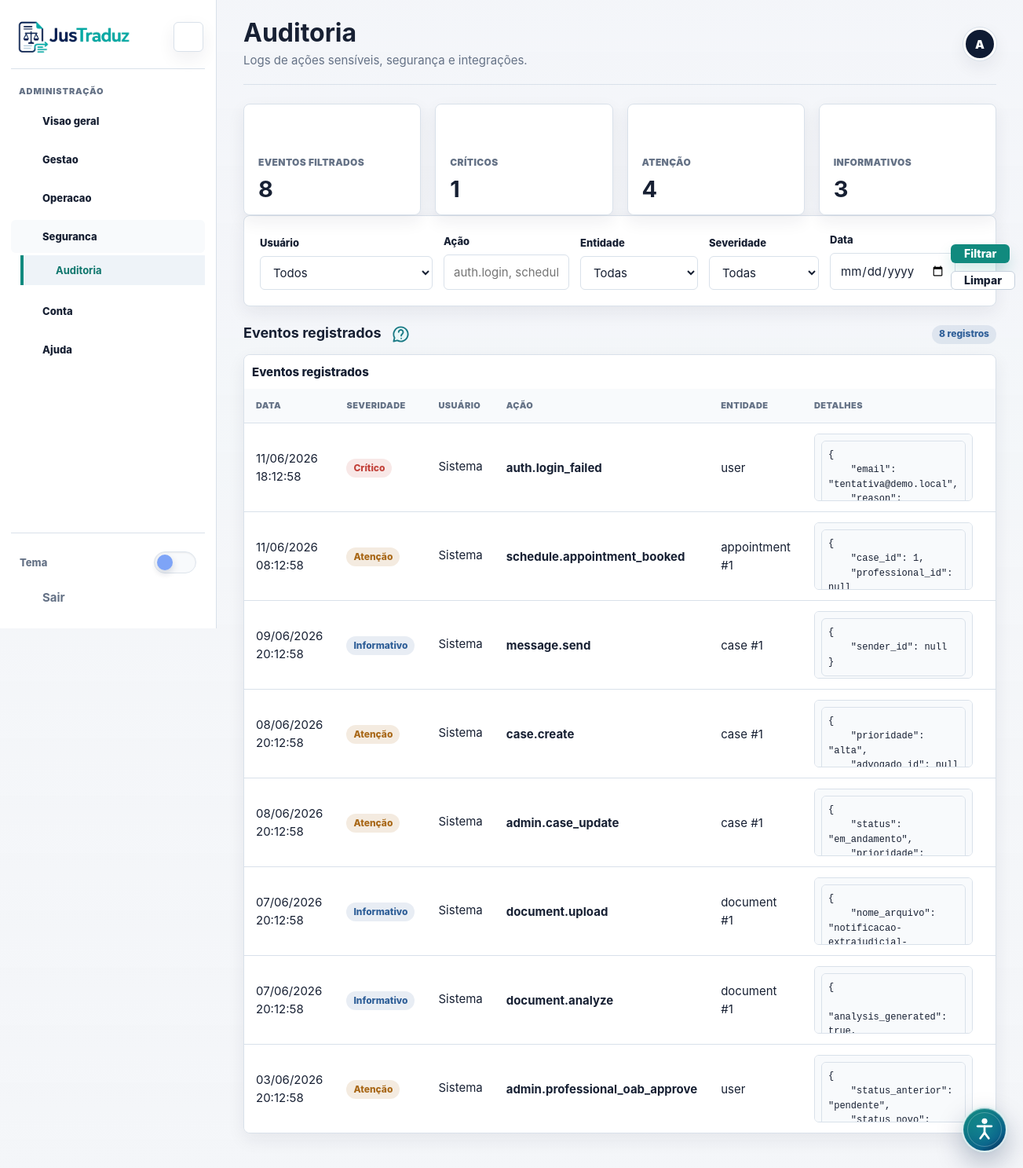
Page /frontend/admin/auditoria.php (signed in) on the committed database.
### tables this page shows
CREATE TABLE IF NOT EXISTS audit_logs (
    id INT AUTO_INCREMENT PRIMARY KEY,
    user_id INT NULL,
    action VARCHAR(100) NOT NULL,
    entity_type VARCHAR(80),
    entity_id INT NULL,
    details JSON NULL,
    ip_address VARCHAR(45),
    user_agent VARCHAR(255),
    created_at TIMESTAMP DEFAULT CURRENT_TIMESTAMP,
    FOREIGN KEY (user_id) REFERENCES users(id) ON DELETE SET NULL,
    INDEX idx_audit_action (action, created_at),
    INDEX idx_audit_user (user_id, created_at),
    INDEX idx_audit_entity (entity_type, entity_id)
) DEFAULT CHARSET=utf8mb4;

### frontend/admin/auditoria.php (called while the page is built)
<?php
require dirname(__DIR__) . '/pages/admin/auditoria.php';

### frontend/app/support/database.php (called while the page is built, shortened)
<?php
function fetch_all(PDO $pdo, string $sql, array $params = []): array
{
    $stmt = $pdo->prepare($sql);
    $stmt->execute($params);
    return $stmt->fetchAll();
}

### frontend/app/support/http.php (called while the page is built, shortened)
<?php
function e(?string $value): string
{
    return htmlspecialchars((string) $value, ENT_QUOTES, 'UTF-8');
}

### frontend/pages/admin/auditoria.php (the view, shortened to what this page needs)
<?php
require_once dirname(__DIR__, 2) . '/app/bootstrap.php';
function audit_severity(string $action): string
{
    if (str_contains($action, 'failed') || str_contains($action, 'error') || str_contains($action, 'delete')) {
        return 'critical';
    }
    if (str_starts_with($action, 'admin.') || str_starts_with($action, 'case.') || str_starts_with($action, 'schedule.')) {
        return 'warning';
    }
    return 'info';
}
function audit_severity_label(string $severity): string
{
    return match ($severity) {
        'critical' => 'Crítico',
        'warning' => 'Atenção',
        default => 'Informativo',
    };
}
function audit_severity_badge(string $severity): string
{
    return match ($severity) {
        'critical' => 'badge-danger',
        'warning' => 'badge-warning',
        default => 'badge-info',
    };
}
function audit_pretty_details(?string $details): string
{
    $details = trim((string) $details);
    $decoded = json_decode($details, true);
    return json_encode($decoded, JSON_PRETTY_PRINT | JSON_UNESCAPED_UNICODE | JSON_UNESCAPED_SLASHES) ?: '{}';
}
$action = trim((string) ($_GET['action'] ?? ''));
$date = trim((string) ($_GET['date'] ?? ''));
$params = [];
$sql = 'SELECT a.*, u.nome, u.email
        FROM audit_logs a
        LEFT JOIN users u ON u.id = a.user_id';
$sql .= ' ORDER BY a.created_at DESC LIMIT 300';
$logs = fetch_all($pdo, $sql, $params);
$criticalCount = count(array_filter($logs, static fn ($log): bool => audit_severity((string) $log['action']) === 'critical'));
$warningCount = count(array_filter($logs, static fn ($log): bool => audit_severity((string) $log['action']) === 'warning'));
$infoCount = max(0, count($logs) - $criticalCount - $warningCount);
?>
<!DOCTYPE html>
<html lang="pt-BR">
<head>
  <link rel="stylesheet" href="../assets/css/style.css?v=sidebar-open-button-1">
</head>
<body>
  <div class="app-shell admin-shell">
    <main class="app-main">
      <section class="grid grid-4">
        <?= stat_card('Eventos filtrados', count($logs), 'shield') ?>
        <?= stat_card('Críticos', $criticalCount, 'lock') ?>
        <?= stat_card('Atenção', $warningCount, 'help') ?>
        <?= stat_card('Informativos', $infoCount, 'chart') ?>
      </section>
      <form class="card audit-filter audit-filter-wide" method="get">
        <div class="field">
          <label for="user_id">Usuário</label>
          <select class="select" id="user_id" name="user_id">
            <option value="">Todos</option>
          </select>
        </div>
        <div class="field">
          <label for="action">Ação</label>
          <input class="input" id="action" name="action" value="<?= e($action) ?>" placeholder="auth.login, schedule...">
        </div>
        <div class="field">
          <label for="entity_type">Entidade</label>
          <select class="select" id="entity_type" name="entity_type">
            <option value="">Todas</option>
          </select>
        </div>
        <div class="field">
          <label for="severity">Severidade</label>
          <select class="select" id="severity" name="severity">
            <option value="">Todas</option>
          </select>
        </div>
        <div class="field">
          <label for="date">Data</label>
          <input class="input" id="date" name="date" type="date" value="<?= e($date) ?>">
        </div>
        <div class="form-actions">
          <button class="btn btn-primary" type="submit">Filtrar</button>
          <a class="btn btn-outline" href="auditoria.php">Limpar</a>
        </div>
      </form>
      <section class="dash-section">
        <div class="dash-section-title">
          <h2>Eventos registrados</h2>
          <span class="badge badge-info"><?= e((string) count($logs)) ?> registros</span>
        </div>
        <?php if (!$logs): ?>
          <?= empty_state('Nenhum log encontrado para os filtros selecionados.') ?>
        <?php else: ?>
          <div class="table-wrap">
            <table class="table audit-table">
              <thead><tr><th>Data</th><th>Severidade</th><th>Usuário</th><th>Ação</th><th>Entidade</th><th>Detalhes</th><th>Origem</th></tr></thead>
              <tbody>
                <?php foreach ($logs as $log): ?>
                  <?php $severity = audit_severity((string) $log['action']); ?>
                  <tr>
                    <td><?= e(date('d/m/Y H:i:s', strtotime($log['created_at']))) ?></td>
                    <td><span class="badge <?= e(audit_severity_badge($severity)) ?>"><?= e(audit_severity_label($severity)) ?></span></td>
                    <td><?= e($log['nome'] ?: 'Sistema') ?><span class="table-subtext"><?= e($log['email'] ?? '') ?></span></td>
                    <td><strong><?= e($log['action']) ?></strong></td>
                    <td><?= e(($log['entity_type'] ?: '-') . ($log['entity_id'] ? ' #' . $log['entity_id'] : '')) ?></td>
                    <td><pre class="audit-json"><code><?= e(audit_pretty_details($log['details'] ?? null)) ?></code></pre></td>
                    <td><?= e($log['ip_address'] ?: '-') ?><span class="table-subtext"><?= e($log['user_agent'] ?: '') ?></span></td>
                  </tr>
                <?php endforeach; ?>
              </tbody>
            </table>
          </div>
        <?php endif; ?>
      </section>
    </main>
  </div>
</body>
</html>

### frontend/assets/css/base.css (style rules this page uses)
:root { --navy: #172033; --navy-2: #24324a; --teal: #118a7e; --teal-2: #0f766d; --mint: #e8f6f4; --bg: #f4f6f9; --surface: #ffffff; --surface-2: #f8fafc; --surface-3: #eef3f8; --line: #d9e1ea; --line-strong: #c6d1dd; --text: #172033; --muted: #657286; --danger: #c2413a; --warning: #a86716; --success: #147b5d; --info: #2f5f98; --shadow: 0 22px 48px rgba(23, 32, 51, .12); --shadow-sm: 0 8px 22px rgba(23, 32, 51, .07); --avatar-bg: #0f1b33; --avatar-text: #ffffff; --avatar-ring: #ffffff; --radius: 8px; --radius-sm: 6px; --font: "Inter", "Segoe UI", Roboto, Arial, sans-serif; }
* { box-sizing: border-box; }
html { scroll-behavior: smooth; }
body { margin: 0; min-height: 100vh; background: var(--bg); color: var(--text); font-family: var(--font); font-size: 15px; line-height: 1.55; text-rendering: optimizeLegibility; }
a { color: inherit; text-decoration: none; }
button, input, select, textarea { font: inherit; }
button { cursor: pointer; }
.btn { display: inline-flex; align-items: center; justify-content: center; min-height: 40px; padding: 0 18px; border-radius: var(--radius-sm); border: 1px solid transparent; font-size: 14px; font-weight: 700; transition: transform .2s ease, box-shadow .2s ease, background-color .2s ease, border-color .2s ease, color .2s ease; }
.btn-primary { background: var(--teal); color: #fff; border-color: var(--teal); box-shadow: 0 10px 22px rgba(17, 138, 126, .18); }
.btn-outline { background: var(--surface); color: var(--navy); border-color: var(--line-strong); }
.badge { display: inline-flex; align-items: center; border-radius: 999px; padding: 5px 10px; font-size: 12px; font-weight: 800; }
.grid { display: grid; gap: 18px; isolation: isolate; }
.grid-4 { grid-template-columns: repeat(4, 1fr); }
.card { background: var(--surface); border: 1px solid var(--line); border-radius: 12px; padding: 22px; box-shadow: 0 1px 0 rgba(23, 32, 51, .02); }
.form-actions { display: flex; }

### frontend/assets/css/layout.css (style rules this page uses)
.grid { display: grid; gap: 18px; }
.grid-4 { grid-template-columns: repeat(4, minmax(0, 1fr)); }

### frontend/assets/css/dashboard.css (style rules this page uses)
.app-shell { --sidebar-width: 276px; --sidebar-collapsed-width: 78px; display: grid; grid-template-columns: var(--sidebar-width) minmax(0, 1fr); min-height: 100vh; background: linear-gradient(180deg, color-mix(in srgb, var(--bg) 92%, transparent), var(--bg)), var(--bg); }
.app-shell.sidebar-ready { transition: grid-template-columns .24s cubic-bezier(.2, .8, .2, 1); }
.app-main { min-width: 0; max-width: 1480px; width: 100%; margin: 0 auto; padding: 28px 34px 44px; }
.dash-section { margin-top: 22px; }
.dash-section-title { display: flex; justify-content: space-between; align-items: center; gap: 14px; margin-bottom: 12px; }
.dash-section-title h2 { margin: 0; color: var(--navy); font-size: 18px; line-height: 1.25; }
.audit-filter-wide { grid-template-columns: minmax(220px, 1.2fr) minmax(160px, .8fr) minmax(150px, .7fr) minmax(140px, .7fr) minmax(140px, .6fr) auto; }
.table td strong { display: block; color: var(--navy); }

### frontend/assets/css/accessibility.css (style rules this page uses)
button, .btn, input[type="checkbox"], input[type="radio"], .social-icon, .help-dot { min-width: 24px; min-height: 24px; }

### rows in the picture
audit_logs: created_at "11/06/2026 18:12:58", action "Crítico", nome "Sistema", action "auth.login_failed", entity_type "user", details "{ \"email\": \"tentativa@demo.local\", \"reason\":…"
audit_logs: created_at "11/06/2026 08:12:58", action "Atenção", nome "Sistema", action "schedule.appointment_booked", entity_type+entity "appointment #1", details "{ \"case_id\": 1, \"professional_id\": null…"
audit_logs: created_at "09/06/2026 20:12:58", action "Informativo", nome "Sistema", action "message.send", entity_type+entity "case #1", details "{ \"sender_id\": null }"
audit_logs: created_at "08/06/2026 20:12:58", action "Atenção", nome "Sistema", action "case.create", entity_type+entity "case #1", details "{ \"prioridade\": \"alta\", \"advogado_id\": null…"
audit_logs: created_at "08/06/2026 20:12:58", action "Atenção", nome "Sistema", action "admin.case_update", entity_type+entity "case #1", details "{ \"status\": \"em_andamento\", \"prioridade\":…"
audit_logs: created_at "07/06/2026 20:12:58", action "Informativo", nome "Sistema", action "document.upload", entity_type+entity "document #1", details "{ \"nome_arquivo\":…"
audit_logs: created_at "07/06/2026 20:12:58", action "Informativo", nome "Sistema", action "document.analyze", entity_type+entity "document #1", details "{ \"analysis_generated\": true,…"
audit_logs: created_at "03/06/2026 20:12:58", action "Atenção", nome "Sistema", action "admin.professional_oab_approve", entity_type "user", details "{ \"status_anterior\": \"pendente\", \"status_novo\":…"

### other values in the picture
$label "ADMINISTRAÇÃO"
$module['label'] "Visao geral"
$module['label'] "Gestao"
$module['label'] "Operacao"
$module['label'] "Seguranca"
$item['label'] "Auditoria"
$module['label'] "Conta"
$title "Auditoria"
$subtitle "Logs de ações sensíveis, segurança e integrações."
$initial "A"
$label "EVENTOS FILTRADOS CRÍTICOS ATENÇÃO INFORMATIVOS"
$value "8 1 4 3"
count($logs) "8"
